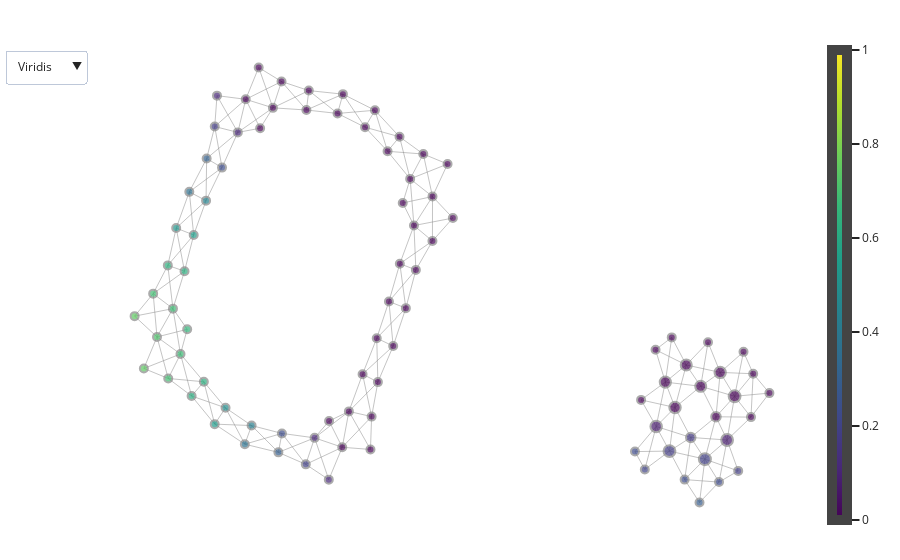

The cell this chart's notebook holds for it:
### Code cell
# get cluster member indices
node_elements = graph['node_metadata']['node_elements']
# calculate number of members per node
node_sizes = [len(el) for el in node_elements]
# define node coloring by mean value
node_colors = [np.mean(data[el]) for el in node_elements]
# configure choice of layout
layout = graph.layout('kk', dim=2)
# initialise figure
fig = create_network_2d(graph, layout, node_colors, node_scale=12)
# display figure
fig.show()

### Figure 1 — Plotly figure (JSON) as saved in the notebook; plotly's stock layout.template omitted (floating-point values rounded to 4 significant figures; data arrays with more than 128 entries replaced by an {"elided": "..."} marker saying what was removed)
{"data": [{"hoverinfo": "none", "line": {"color": "#888", "width": 0.5}, "mode": "lines", "type": "scatter", "uid": "ca9d7f2c-bab7-4d2d-a236-86f30f545d2c", "x": {"elided": "684 float values"}, "y": {"elided": "684 float values"}}, {"hoverinfo": "text", "marker": {"cmax": 1, "cmin": 0, "color": [-0.7841, -0.7008, -0.6413, -0.5587, -0.452, -0.3132, -0.213, -0.09722, -0.7825, -0.7231, -0.6876, -0.6351, -0.5378, -0.391, -0.264, -0.1408, -0.005413, 0.1089, -0.6951, -0.6884, -0.6617, -0.2242, -0.1553, -0.09522, -0.00301, 0.1076, 0.18, -0.6334, -0.6301, -0.24, -0.1923, -0.09518, -0.01237, 0.2337, 0.3081, -0.5443, -0.5287, -0.2017, -0.1884, -0.1726, -0.02188, 0.07787, 0.1823, 0.3671, 0.4431, -0.4423, -0.3767, -0.1991, -0.09036, -0.01212, 0.1646, 0.1918, 0.2243, 0.5179, 0.5502, -0.3134, -0.2644, -0.01186, 0.07511, 0.1779, 0.2278, 0.2915, 0.6238, 0.6353, -0.2022, -0.1307, -0.02558, 0.2008, 0.2267, 0.6556, 0.6838, 0.6915, -0.1029, -0.00846, 0.106, 0.2323, 0.3751, 0.4892, 0.619, 0.6805, 0.7152, 0.746, 0.115, 0.1929, 0.2975, 0.4279, 0.5425, 0.6249, 0.6934, 0.7438], "colorbar": {"thickness": 15, "title": {"side": "right", "text": ""}, "xanchor": "left"}, "colorscale": [[0, "#440154"], [0.1111, "#482878"], [0.2222, "#3e4989"], [0.3333, "#31688e"], [0.4444, "#26828e"], [0.5556, "#1f9e89"], [0.6667, "#35b779"], [0.7778, "#6ece58"], [0.8889, "#b5de2b"], [1, "#fde725"]], "line": {"color": "#888", "width": 2}, "reversescale": false, "showscale": true, "size": [4, 60, 122, 130, 129, 125, 88, 8, 6, 91, 132, 58, 14, 11, 50, 122, 118, 8, 65, 136, 15, 1, 4, 1, 7, 134, 86, 119, 76, 108, 387, 421, 160, 35, 117, 131, 25, 5, 369, 363, 272, 418, 14, 6, 134, 127, 25, 6, 378, 392, 269, 433, 16, 4, 126, 119, 69, 110, 398, 424, 177, 2, 36, 132, 65, 135, 15, 4, 11, 11, 118, 92, 4, 89, 135, 63, 13, 11, 46, 118, 115, 17, 4, 55, 118, 121, 124, 128, 76, 16], "sizemin": 4, "sizemode": "area", "sizeref": 6.014}, "mode": "markers", "text": ["Node Id: 0<br>Node size 4", "Node Id: 1<br>Node size 60", "Node Id: 2<br>Node size 122", "Node Id: 3<br>Node size 130", "Node Id: 4<br>Node size 129", "Node Id: 5<br>Node size 125", "Node Id: 6<br>Node size 88", "Node Id: 7<br>Node size 8", "Node Id: 8<br>Node size 6", "Node Id: 9<br>Node size 91", "Node Id: 10<br>Node size 132", "Node Id: 11<br>Node size 58", "Node Id: 12<br>Node size 14", "Node Id: 13<br>Node size 11", "Node Id: 14<br>Node size 50", "Node Id: 15<br>Node size 122", "Node Id: 16<br>Node size 118", "Node Id: 17<br>Node size 8", "Node Id: 18<br>Node size 65", "Node Id: 19<br>Node size 136", "Node Id: 20<br>Node size 15", "Node Id: 21<br>Node size 1", "Node Id: 22<br>Node size 4", "Node Id: 23<br>Node size 1", "Node Id: 24<br>Node size 7", "Node Id: 25<br>Node size 134", "Node Id: 26<br>Node size 86", "Node Id: 27<br>Node size 119", "Node Id: 28<br>Node size 76", "Node Id: 29<br>Node size 108", "Node Id: 30<br>Node size 387", "Node Id: 31<br>Node size 421", "Node Id: 32<br>Node size 160", "Node Id: 33<br>Node size 35", "Node Id: 34<br>Node size 117", "Node Id: 35<br>Node size 131", "Node Id: 36<br>Node size 25", "Node Id: 37<br>Node size 5", "Node Id: 38<br>Node size 369", "Node Id: 39<br>Node size 363", "Node Id: 40<br>Node size 272", "Node Id: 41<br>Node size 418", "Node Id: 42<br>Node size 14", "Node Id: 43<br>Node size 6", "Node Id: 44<br>Node size 134", "Node Id: 45<br>Node size 127", "Node Id: 46<br>Node size 25", "Node Id: 47<br>Node size 6", "Node Id: 48<br>Node size 378", "Node Id: 49<br>Node size 392", "Node Id: 50<br>Node size 269", "Node Id: 51<br>Node size 433", "Node Id: 52<br>Node size 16", "Node Id: 53<br>Node size 4", "Node Id: 54<br>Node size 126", "Node Id: 55<br>Node size 119", "Node Id: 56<br>Node size 69", "Node Id: 57<br>Node size 110", "Node Id: 58<br>Node size 398", "Node Id: 59<br>Node size 424", "Node Id: 60<br>Node size 177", "Node Id: 61<br>Node size 2", "Node Id: 62<br>Node size 36", "Node Id: 63<br>Node size 132", "Node Id: 64<br>Node size 65", "Node Id: 65<br>Node size 135", "Node Id: 66<br>Node size 15", "Node Id: 67<br>Node size 4", "Node Id: 68<br>Node size 11", "Node Id: 69<br>Node size 11", "Node Id: 70<br>Node size 118", "Node Id: 71<br>Node size 92", "Node Id: 72<br>Node size 4", "Node Id: 73<br>Node size 89", "Node Id: 74<br>Node size 135", "Node Id: 75<br>Node size 63", "Node Id: 76<br>Node size 13", "Node Id: 77<br>Node size 11", "Node Id: 78<br>Node size 46", "Node Id: 79<br>Node size 118", "Node Id: 80<br>Node size 115", "Node Id: 81<br>Node size 17", "Node Id: 82<br>Node size 4", "Node Id: 83<br>Node size 55", "Node Id: 84<br>Node size 118", "Node Id: 85<br>Node size 121", "Node Id: 86<br>Node size 124", "Node Id: 87<br>Node size 128", "Node Id: 88<br>Node size 76", "Node Id: 89<br>Node size 16"], "type": "scatter", "uid": "69330853-7c81-4435-9cc3-3fae88fd4323", "x": [6.281, 5.515, 4.765, 3.989, 2.809, 1.902, 1.04, 0.3196, 6.448, 5.806, 5.101, 4.388, 3.677, 2.978, 1.826, 0.7687, -0.08988, -0.997, 5.804, 5.22, 4.867, 15.62, 15.93, 16.44, 0.3653, -0.3389, -1.068, 5.281, 4.775, 14.5, 14.89, 15.34, 15.86, -0.838, -1.323, 4.965, 4.43, 12.85, 13.82, 14.27, 14.75, 15.11, 15.46, -1.871, -1.342, 4.565, 4.046, 13.36, 13.16, 13.46, 13.96, 14.4, 14.85, -2.285, -1.732, 4.082, 3.599, 12.39, 12.87, 13.29, 13.77, 14.23, -2.022, -2.549, 3.884, 3.167, 2.541, 12.51, 12.2, -1.937, -2.387, -3.012, 3.848, 2.957, 2.085, 1.053, -0.1178, -0.7269, -1.798, -2.148, -2.891, -3.598, 2.532, 1.806, 0.9413, 0.09554, -1.069, -1.412, -2.536, -3.305], "y": [0.4419, 0.7252, 1.213, 1.963, 1.873, 2.52, 2.777, 3.173, -1.087, -0.4766, 0.02196, 0.8024, 1.484, 2.419, 1.971, 2.032, 2.273, 2.377, -1.736, -1.298, -0.6598, -4.872, -5.491, -6.039, 1.455, 1.338, 1.503, -2.553, -2.378, -4.601, -5.454, -6.129, -6.718, 0.3413, 0.5978, -3.635, -3.447, -4.813, -5.243, -5.846, -6.709, -7.366, -8.24, -0.3454, -0.5936, -4.708, -4.486, -4.463, -5.728, -6.446, -7.294, -7.908, -8.557, -1.37, -1.565, -5.728, -5.503, -6.232, -6.982, -7.679, -8.486, -9.134, -2.589, -2.425, -6.704, -6.557, -6.829, -8.201, -7.694, -4.234, -3.649, -3.225, -7.633, -7.572, -7.305, -7.18, -7.485, -6.455, -6.121, -4.933, -4.45, -3.862, -8.488, -8.055, -7.716, -6.957, -6.917, -5.719, -5.625, -5.342]}], "layout": {"autosize": true, "hovermode": "closest", "margin": {"b": 20, "l": 5, "r": 5, "t": 40}, "showlegend": false, "updatemenus": [{"buttons": [{"args": [{"marker.colorscale": [null, "Viridis"]}], "label": "Viridis", "method": "restyle"}, {"args": [{"marker.colorscale": [null, "Cividis"]}], "label": "Cividis", "method": "restyle"}, {"args": [{"marker.colorscale": [null, "Blues"]}], "label": "Blues", "method": "restyle"}, {"args": [{"marker.colorscale": [null, "Greens"]}], "label": "Greens", "method": "restyle"}], "direction": "down", "pad": {"r": 10, "t": 10}, "showactive": true, "x": 0, "y": 1, "yanchor": "top"}], "xaxis": {"autorange": true, "range": [-4.792, 17.64], "showgrid": false, "showline": false, "showticklabels": false, "ticks": "", "title": {"text": ""}, "type": "linear", "zeroline": false}, "yaxis": {"autorange": true, "range": [-9.94, 3.979], "showgrid": false, "showline": false, "showticklabels": false, "ticks": "", "title": {"text": ""}, "type": "linear", "zeroline": false}}}
